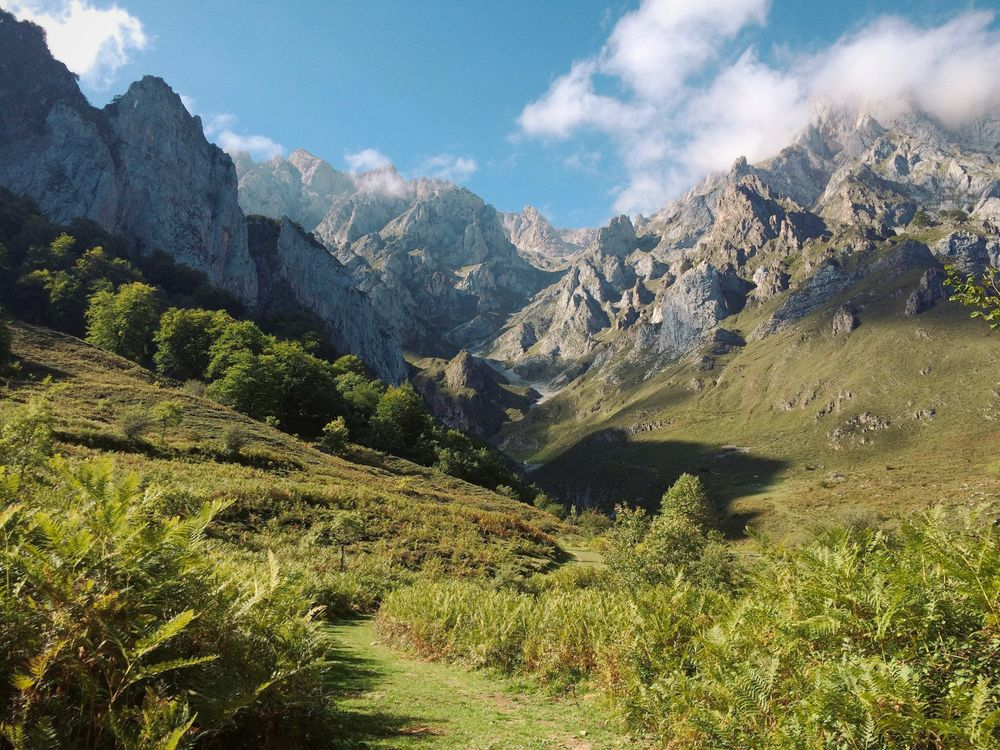
#> input picture pages/showcase/img/films/meadow-03.jpg, 1000 x 750 px, given in place of portrait.jpg, which was not available; the run also reads 1 picture not shown here
$ python trait_study.py out.png
#> lines starting #> are read from the running program, lines starting #| are printed output that depends on the picture
"""Render four independent film-response studies from the repo's sRGB JPEGs.

python research/film-grading/trait_study.py out-local/film-traits
Needs Pillow, NumPy and SciPy. All profiles are illustrative, not measured stocks.
"""
import argparse
from pathlib import Path

import numpy as np
from PIL import Image, ImageDraw, ImageFont
from scipy.ndimage import gaussian_filter


SAMPLES = Path(__file__).resolve().parents[2] / "webapp/public/samples"
LUMA = np.array([0.2126, 0.7152, 0.0722], np.float32)


def decode(image):
    x = np.asarray(image, dtype=np.float32) / 255
    return np.where(x <= .04045, x / 12.92, ((x + .055) / 1.055) ** 2.4)


def encode(x):
    x = np.clip(x, 0, 1)
    v = np.where(x <= .0031308, 12.92 * x, 1.055 * x ** (1 / 2.4) - .055)
    return Image.fromarray(np.rint(v * 255).astype(np.uint8))


def exposure(x, ev, broad, cheek):
    # Softly bounded straight section in log exposure, per colour record.
    stops = np.log2(np.maximum(x, 1e-6) / .18) + ev
    toe, shoulder, slope = (-4.6, 3.8, .96) if broad else (-3.2, 2.4, 1.12)
    lo = toe + np.array([-.20, 0, .18])
    hi = shoulder + np.array([.20, 0, -.16])
    def softplus(t):
        return np.logaddexp(0, 1.6 * t) / 1.6
    density = lo + softplus(stops - lo) - softplus(stops - hi)
    rendered = .18 * np.exp2(density * slope)
    # Equal print brightness at the same cheek patch in every exposure.
    return rendered * (np.mean(x[cheek] @ LUMA) / np.mean(rendered[cheek] @ LUMA))


def lighting(x, illumination, balance):
    # Known, synthetic RGB illuminants. Hold neutral-patch linear luma fixed.
    gains = illumination * balance
    return x * gains / (gains @ LUMA)[..., None]


def recovered_grain(x, ev):
    # After compensating exposure, a weaker record carries less colour and
    # stronger density fluctuations. The noise field stays fixed across EVs.
    recorded = (x @ LUMA) * 2.0 ** ev
    weakness = .095 / (.095 + recorded)
    rng = np.random.default_rng(800)
    def clumps(sigma):
        n = gaussian_filter(rng.standard_normal(recorded.shape), sigma)
        return (n - n.mean()) / n.std()
    mono = clumps(.62)
    colour = np.stack([clumps(.95) for _ in range(3)], axis=-1)
    colour -= (colour @ LUMA)[..., None]
    y = (x @ LUMA)[..., None]
    base = y + (x - y) * (1 - .36 * weakness[..., None] ** 1.5)
    # Multiplicative grain in linear light, normalised for mean exposure.
    sigma = (.018 + .28 * weakness ** 1.35)[..., None]
    return base * np.exp(sigma * (mono[..., None] + .18 * colour) - .5 * sigma ** 2)


def texture(x, strength):
    # Work on perceived lightness. Reduce fine low-contrast texture, preserve
    # hard contours and restore a little contrast on the 3-pixel scale.
    y = np.cbrt(x @ LUMA)
    fine_base = gaussian_filter(y, 1.2)
    middle = fine_base - gaussian_filter(y, 3.5)
    fine = y - fine_base
    weight = np.exp(-(fine / .066) ** 2)
    target = np.maximum(y + strength * (.13 * middle - .86 * fine * weight), 0)
    return x * ((target + 1e-6) / (y + 1e-6))[..., None] ** 3


def sheet(path, rows, cell):
    w,h = cell
    font = ImageFont.load_default(size=16)
    board = Image.new("RGB", ((w+8)*len(rows[0])+8,(h+40)*len(rows)+8), "#222424")
    draw = ImageDraw.Draw(board)
    for r,row in enumerate(rows):
        for c,(label,img) in enumerate(row):
            left,top = 8+c*(w+8),8+r*(h+40)
            draw.text((left,top), label, font=font, fill="#f3efe8")
            board.paste(img.resize(cell, Image.Resampling.LANCZOS),(left,top+25))
    board.save(path)


def run(out):
    out.mkdir(parents=True, exist_ok=True)
    with Image.open(SAMPLES / "portrait.jpg") as photo:
#> photo is the input picture: PIL image 1000x750 RGB; mean R, G, B 112.4, 119.2, 98.4
        face = decode(photo.crop((830,180,1650,1000)).resize((440,440), Image.Resampling.LANCZOS))
        detail = decode(photo.crop((1040,450,1380,710)))
#> in decode (call 2), `x = np.asarray(image, dtype=np.float32) / 255`: x: shape (260, 340, 3) float32; every value is 0
    cheek = np.s_[216:227, 218:229]
    rows = []
    for broad,name in [(True,"Soft"),(False,"Contrast")]:
        row = []
        for ev in range(-2,3):
            image = exposure(face,ev,broad,cheek)
            assert abs(np.mean(np.clip(image[cheek],0,1) @ LUMA) - np.mean(face[cheek] @ LUMA)) < .005
            row.append((f"{name}  {ev:+d} EV",encode(image)))
        rows.append(row)
#> this loop made 2 passes
#> pass 1, in exposure, `density = lo + softplus(stops - lo) - softplus(stops - hi)`:
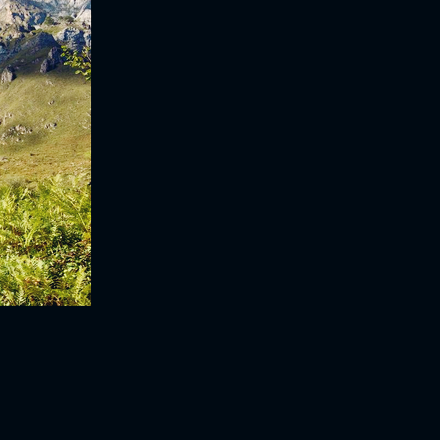
#> density: shape (440, 440, 3) float64; mean R, G, B -4.4, -4.25, -4.26; drawn with min black and max white
#> after the loop, rows = 2 items
    sheet(out/"exposure.png",rows,(228,228))
#> the loop in sheet, `for r,row in enumerate(rows):` made 2 passes
#> r on passes 1 to 2: 0, 1
#> after the loop in sheet, `for r,row in enumerate(rows):`:
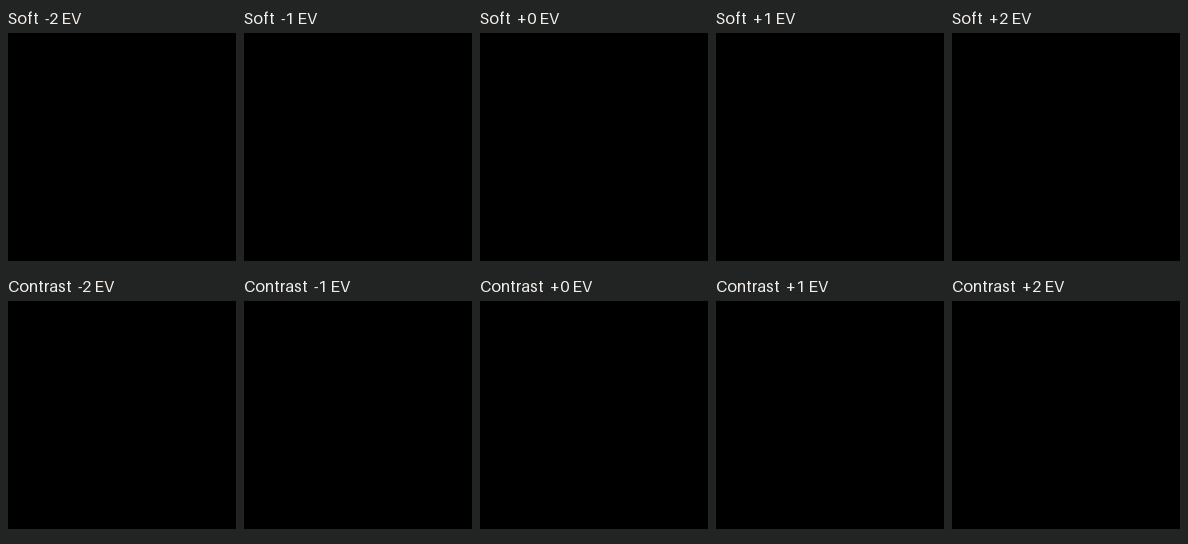
#> board: PIL image 1188x544 RGB; mean R, G, B 7.5, 7.9, 7.9
#> after the loop in sheet, `for r,row in enumerate(rows):`: img: PIL image 440x440 RGB; every value is 0

    neutral = np.ones(3)
    warm = np.array([1.50,.92,.50])
    ramp = np.linspace(0,1,face.shape[1])[None,:,None]
#> ramp = 440 values from 0 to 1
    mixed = warm*(1-ramp) + neutral*ramp
    rows = []
    for label,balance in [("Day",neutral),("Tungsten",1/warm)]:
        rows.append([(f"{label} / {name}",encode(lighting(face,light,balance)))
                     for name,light in [("daylight",neutral),("warm",warm),("mixed",mixed)]])
#> this loop made 2 passes
    sheet(out/"lighting.png",rows,(280,280))
#> the loop in sheet (call 2), `for r,row in enumerate(rows):` made 2 passes
    assert np.allclose(lighting(face,warm,1/warm),face)
    with Image.open(SAMPLES / "brasserie.jpg") as photo:
        street = decode(photo.crop((70,10,970,550)))
#> in decode (call 3), `return np.where(x <= .04045, x / 12.92, ((x + .055) / 1.055) ** 2.4)`:
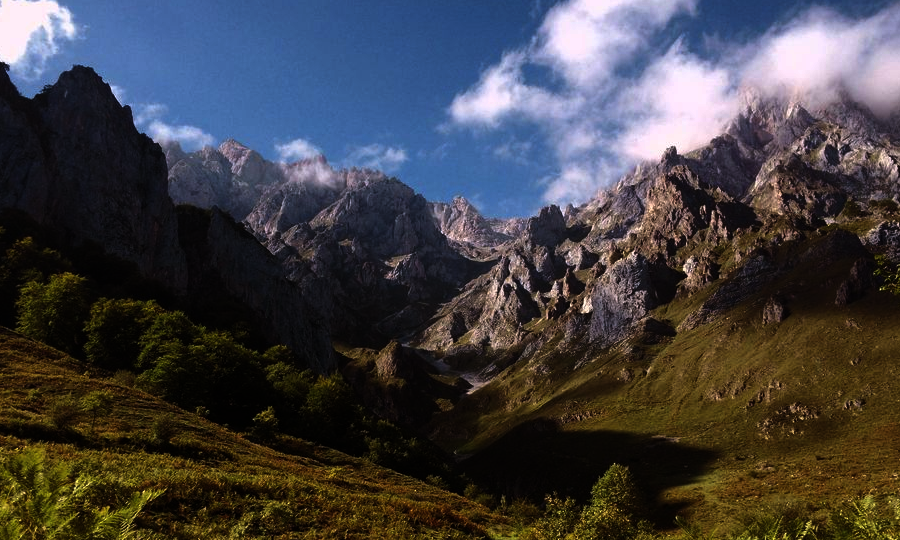
#> returned value: shape (540, 900, 3) float32; mean of channels 0, 1, 2 0.26, 0.254, 0.269; drawn as R, G, B
    sheet(out/"lighting-street.png",[[
        ("Day balance",encode(street)),
        ("Tungsten balance",encode(lighting(street,neutral,1/warm)))
    ]],(500,300))
#> in encode (call 18), `v = np.where(x <= .0031308, 12.92 * x, 1.055 * x ** (1 / 2.4) - .055)`:
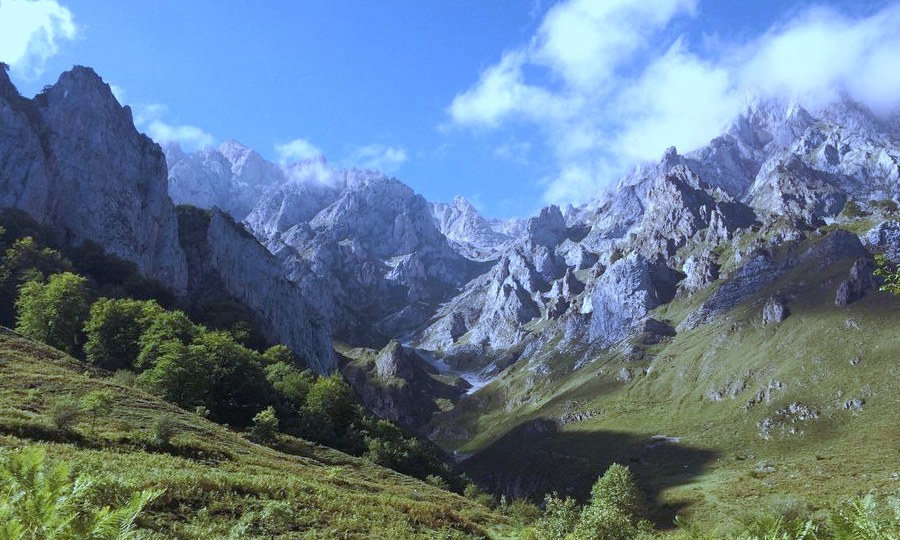
#> v: shape (540, 900, 3) float64; mean of channels 0, 1, 2 0.396, 0.486, 0.567; drawn as R, G, B
#> call 3 of sheet, with cell = (500, 300)
#> in sheet (call 3), `w,h = cell`: w = 500; h = 300
#> the loop in sheet (call 3), `for r,row in enumerate(rows):` made 1 pass
#> after the loop in sheet (call 3), `for r,row in enumerate(rows):`:
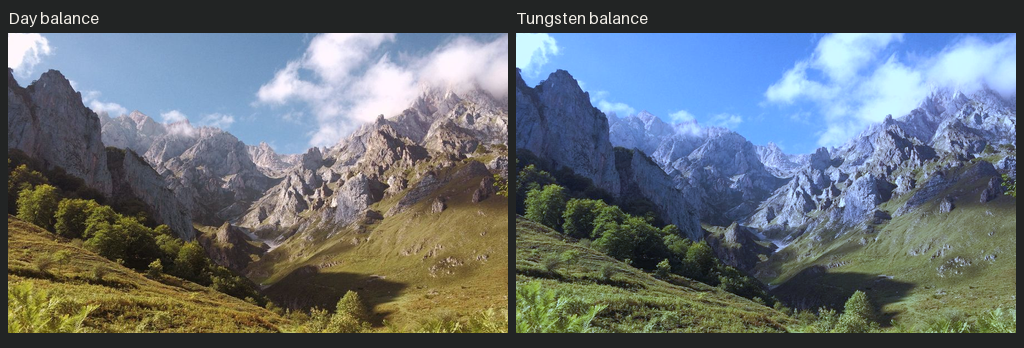
#> board: PIL image 1024x348 RGB; mean R, G, B 101.3, 110, 115.3

    row = [("Source / 1:1",encode(detail))]
#> in encode (call 19), `return Image.fromarray(np.rint(v * 255).astype(np.uint8))`: returned value: PIL image 340x260 RGB; every value is 0
    for ev in [0,-1,-2]:
        result = recovered_grain(detail,ev)
        row.append((f"{ev:+d} EV / compensated",encode(result)))
#> after the loop, row = 4 items
    sheet(out/"grain.png",[row],(340,260))
#> call 4 of sheet, with cell = (340, 260)
#> after the loop in sheet (call 4), `for r,row in enumerate(rows):`:
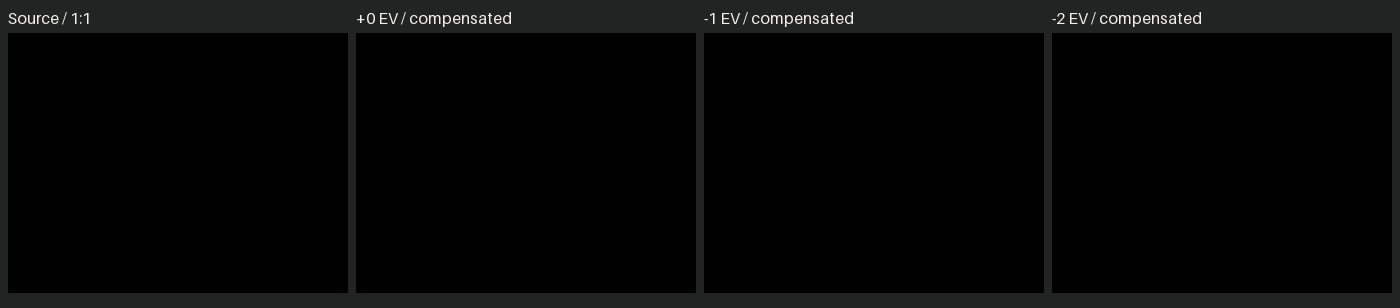
#> board: PIL image 1400x308 RGB; mean R, G, B 6.9, 7.3, 7.2
    with Image.open(SAMPLES / "brasserie.jpg") as photo:
        letters = decode(photo.crop((100,55,440,315)))
    rows = []
    for x in (detail,letters):
        rows.append([(label,encode(texture(x,k))) for label,k in
                     [("Source / 1:1",0),("Soft detail / 1:1",.7),("Stronger / 1:1",1.2)]])
    sheet(out/"texture.png",rows,(340,260))
#> the loop in sheet (call 5), `for r,row in enumerate(rows):` made 2 passes
#> after the loop in sheet (call 5), `for r,row in enumerate(rows):`:
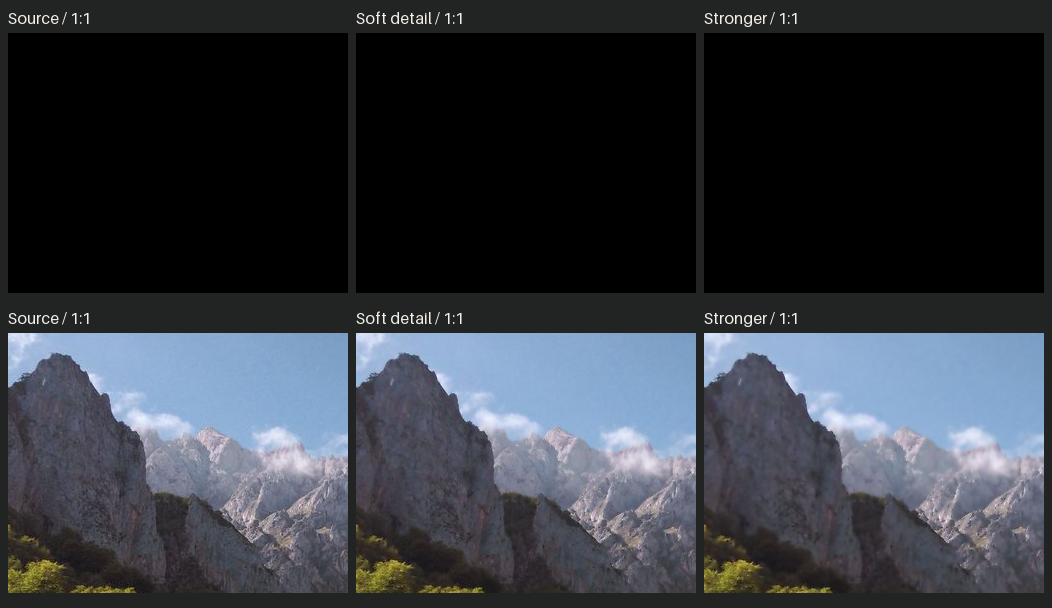
#> board: PIL image 1052x608 RGB; mean R, G, B 50.7, 54.8, 62
    assert np.array_equal(np.array(encode(texture(detail,0))),np.array(encode(detail)))


if __name__ == "__main__":
    parser = argparse.ArgumentParser(description=__doc__)
    parser.add_argument("output",type=Path)
    run(parser.parse_args().output)
